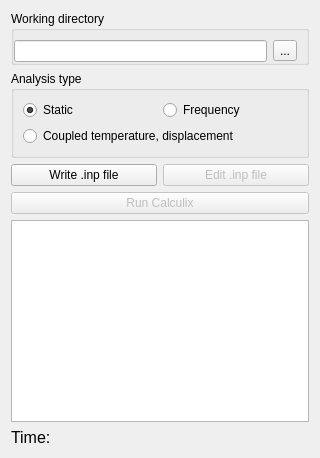
<?xml version="1.0" encoding="UTF-8"?>
<ui version="4.0">
 <class>MechanicalMaterial</class>
 <widget class="QWidget" name="MechanicalMaterial">
  <property name="geometry">
   <rect>
    <x>0</x>
    <y>0</y>
    <width>320</width>
    <height>458</height>
   </rect>
  </property>
  <property name="windowTitle">
   <string>Mechanical analysis</string>
  </property>
  <layout class="QVBoxLayout" name="verticalLayout">
   <item>
    <widget class="QGroupBox" name="gb_working_dir">
     <property name="title">
      <string>Working directory</string>
     </property>
     <layout class="QHBoxLayout" name="horizontalLayout_4">
      <property name="leftMargin">
       <number>0</number>
      </property>
      <property name="bottomMargin">
       <number>0</number>
      </property>
      <item>
       <widget class="QLineEdit" name="le_working_dir">
        <property name="enabled">
         <bool>true</bool>
        </property>
        <property name="readOnly">
         <bool>true</bool>
        </property>
       </widget>
      </item>
      <item>
       <widget class="QToolButton" name="tb_choose_working_dir">
        <property name="enabled">
         <bool>true</bool>
        </property>
        <property name="text">
         <string>...</string>
        </property>
       </widget>
      </item>
     </layout>
    </widget>
   </item>
   <item>
    <widget class="QGroupBox" name="gb_analysis_type">
     <property name="title">
      <string>Analysis type</string>
     </property>
     <layout class="QGridLayout" name="gridLayout">
      <property name="leftMargin">
       <number>9</number>
      </property>
      <property name="bottomMargin">
       <number>9</number>
      </property>
      <item row="0" column="0">
       <widget class="Gui::PrefRadioButton" name="rb_static_analysis">
        <property name="text">
         <string>Static</string>
        </property>
        <property name="checked">
         <bool>true</bool>
        </property>
       </widget>
      </item>
      <item row="0" column="1">
       <widget class="Gui::PrefRadioButton" name="rb_frequency_analysis">
        <property name="text">
         <string>Frequency</string>
        </property>
       </widget>
      </item>
      <item row="1" column="0" colspan="2">
       <widget class="QRadioButton" name="thermo_mech">
        <property name="text">
         <string>Coupled temperature, displacement</string>
        </property>
       </widget>
      </item>
     </layout>
    </widget>
   </item>
   <item>
    <layout class="QGridLayout" name="gl_actions">
     <item row="0" column="0">
      <widget class="QPushButton" name="pb_write_inp">
       <property name="text">
        <string>Write .inp file</string>
       </property>
      </widget>
     </item>
     <item row="0" column="1">
      <widget class="QPushButton" name="pb_edit_inp">
       <property name="enabled">
        <bool>false</bool>
       </property>
       <property name="text">
        <string>Edit .inp file</string>
       </property>
      </widget>
     </item>
     <item row="1" column="0" colspan="2">
      <widget class="QPushButton" name="pb_run_ccx">
       <property name="enabled">
        <bool>false</bool>
       </property>
       <property name="text">
        <string>Run Calculix</string>
       </property>
      </widget>
     </item>
    </layout>
   </item>
   <item>
    <widget class="QTextEdit" name="textEdit_Output">
     <property name="lineWrapMode">
      <enum>QTextEdit::NoWrap</enum>
     </property>
    </widget>
   </item>
   <item>
    <widget class="QLabel" name="l_time">
     <property name="font">
      <font>
       <pointsize>12</pointsize>
      </font>
     </property>
     <property name="text">
      <string>Time:</string>
     </property>
    </widget>
   </item>
  </layout>
 </widget>
 <customwidgets>
  <customwidget>
   <class>Gui::PrefRadioButton</class>
   <extends>QRadioButton</extends>
   <header>Gui/PrefWidgets.h</header>
  </customwidget>
 </customwidgets>
 <resources/>
 <connections/>
</ui>
